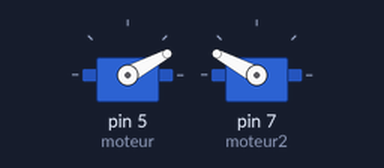
Bench run of a sketch on a simulated Arduino Uno, built with avr-gcc and run on an emulated ATmega328P. Shown: 2 × servo.

Above: at 0.05 s.
At 1.15 s:
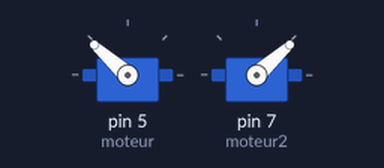
At 2.3 s:
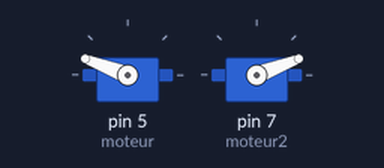
At 4.6 s:
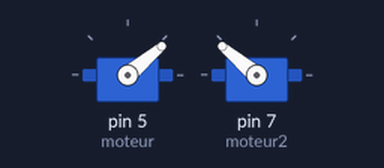
Timing chart, 0 to 8.8 s (numbered marks = the images above):
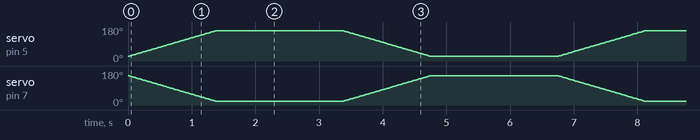

The sketch:

moteurs_remorque.ino
```cpp
// Clément ROBIN

#include <Servo.h>

Servo moteur;
Servo moteur2;

void setup() {
  //les moteurs sont attachés aux pins 5 et 7
  moteur.attach(5);
  moteur2.attach(7);
}

void loop() {

    ouvrir();
    delay(2000);
    fermer();
    delay(2000);
}

// Fonction qui fait tourner les moteurs pour ouvrir la remorque
void ouvrir() {
  for(int position = 25; position < 160; position ++) {
    moteur.write(position);
    moteur2.write(180-position);
    delay(10);
  }
}

// Fonction qui fait tourner les moteurs pour fermer la remorque
void fermer() {
  for(int position = 160; position > 25; position --) {
    moteur.write(position);
    moteur2.write(180-position);
    delay(10);
  }
}
```
